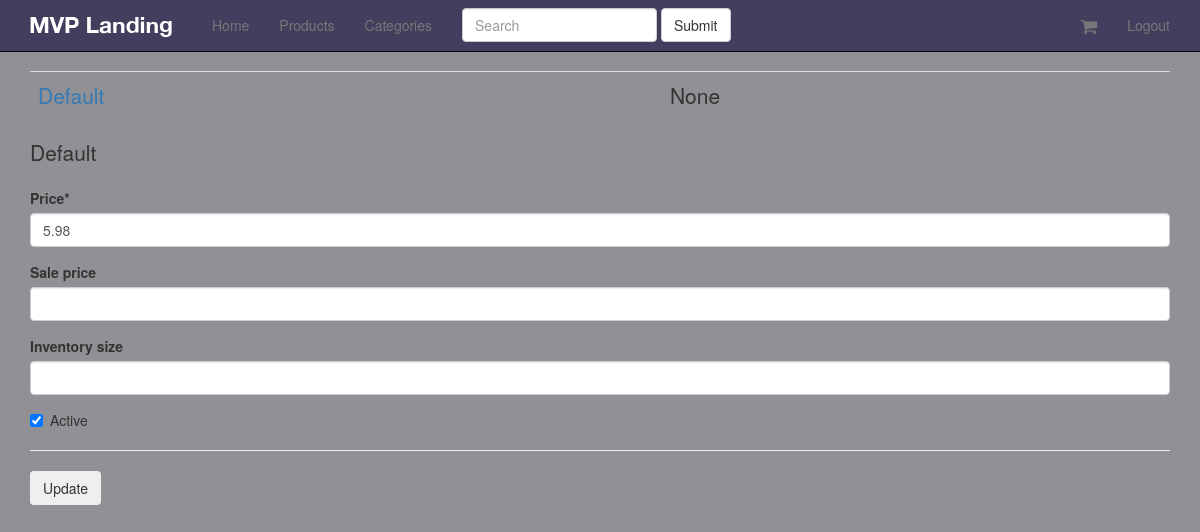
The page /products/9/inventory/ (signed in) on the database its author committed.
### products/models.py (models this page shows, shortened)
class Variation(models.Model):
    product = models.ForeignKey(Product)
    title = models.CharField(max_length=120)
    inventory_size = models.IntegerField(blank=True, null=True)  # where None == unlimited amout
    price = models.DecimalField(decimal_places=2, max_digits=15)
    sale_price = models.DecimalField(decimal_places=2, max_digits=15, blank=True, null=True)
    active = models.BooleanField(default=True)
    def __str__(self):
        return self.title
    def get_absolute_url(self):
        return self.product.get_absolute_url()

### products/views.py (the view, shortened to what this page needs)
# urls.py: url(r'^(?P<pk>\d+)/inventory/$', VariationListView.as_view(), name='product_inventory'),
class VariationListView(StaffRequiredMixin, ListView):
    model = Variation
    queryset = Variation.objects.all()
    def get_context_data(self, **kwargs):
        context = super(VariationListView, self).get_context_data(**kwargs)
        context["formset"] = VariationInventoryFormSet(queryset=self.get_queryset())
        pprint(context)
        return context
    def get_queryset(self, *args, **kwargs):
        product_pk = self.kwargs.get("pk")
        queryset = None
        if product_pk:
            product = get_object_or_404(Product, pk=product_pk)
            queryset = Variation.objects.filter(product=product)
        return queryset

### products/mixins.py (called while the page is built)
    @method_decorator(login_required)
    def dispatch(self, request, *args, **kwargs):
        if request.user.is_staff:
            return super(StaffRequiredMixin, self).dispatch(request, *args, **kwargs)
        raise Http404

### products/models.py (called while the page is built)
    def active(self):
        return self.filter(active=True)

    def get_queryset(self):
        return ProductQuerySet(self.model, using=self._db)

    def all(self, *args, **kwargs):
        return self.get_queryset().active()

    def get_absolute_url(self):
        return reverse("product_detail", kwargs={"pk": self.pk})

### templates/products/variation_list.html (shortened to what this page needs)
{% extends 'base.html' %}
{% load crispy_forms_tags %}
{% block content %}
    <table class="table lead">
        {% for obj in object_list %}
            <tr>
                <td>
                    <a href="{{ obj.get_absolute_url }}">{{ obj.title }}</a>
                </td>
                <td>{{ obj.inventory_size }}</td>
            </tr>
        {% endfor %}
    </table>
    <form method="POST" action="">
        {% for form in formset %}
            <p class="lead">{{ form.instance.title }}</p>
            {{ form|crispy }}
            <hr />
        {% endfor %}
        <input type="submit" value="Update" class="btn" />
    </form>
{% endblock %}

### static_in_pro/our_static/css/navbar-static-top.css (style rules this page uses)
body { min-height: 1000px; background-color: #919195; }

### rows shown on the page
Variation: title "Default", inventory_size "None", instance "Default"
